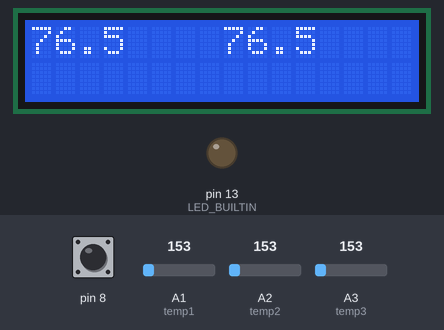
Recording of a sketch running on a simulated Arduino Uno, built with avr-gcc and run on an emulated ATmega328P. On the bench: 16×2 character LCD, output pins drawn as LEDs (lit = HIGH). The inputs (shaded band) are chosen by the test bench; at power-on: A1 (temp1) = 153, A2 (temp2) = 153, A3 (temp3) = 153, pin 8 HIGH.

Above: at 1.2 s.
1.3 s: A1 (temp1) set to 165
At 3.8 s:
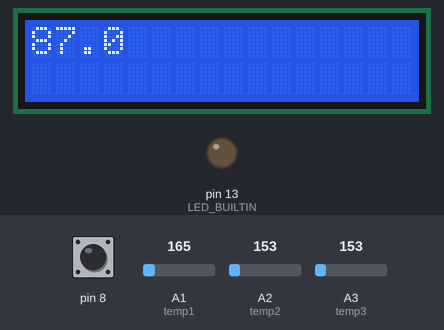
5.2 s: A2 (temp2) set to 165
At 7.8 s:
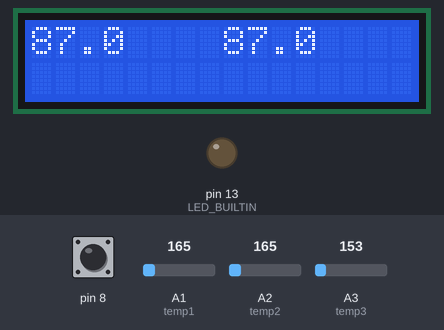
9.1 s: A3 (temp3) set to 165
At 14.8 s:
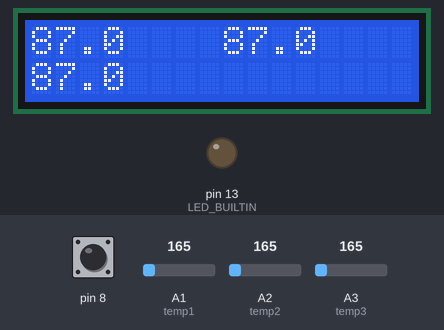
15.5 s: pin 8 pulled LOW for 3 s
At 18.9 s:
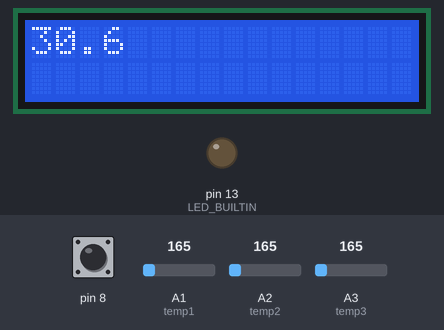
20.0 s: A1 (temp1) set to 175
At 21.4 s:
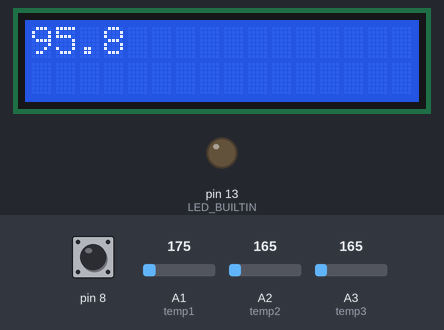
23.9 s: A2 (temp2) set to 175
At 25.9 s:
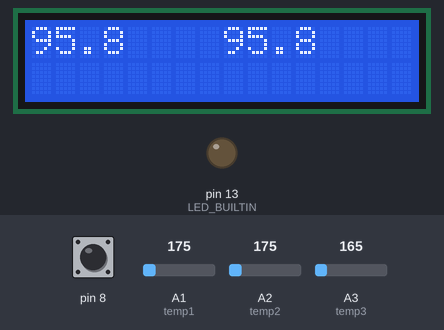
Timing chart, 0 to 27.4 s (numbered marks = the images above; inputs shaded):
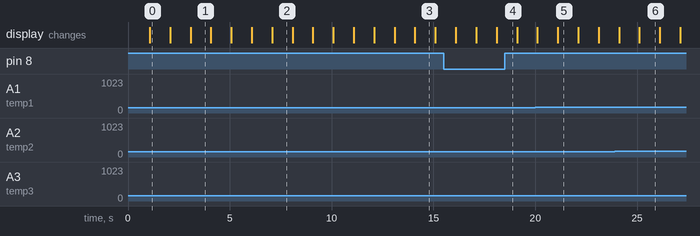

Measured:
- what the display in image 1 shows lasts 1.0 s, from 3.1 s to 4.1 s

The sketch:

temperature_measurement_system.ino
```cpp
// C++ code
//
#include <LiquidCrystal.h>
  int rs=2;
  int enable=3;
  int db4=4;
  int db5=5;
  int db6=6;
  int db7=7;


  float c1;
  float c2; // temp u celzijusima
  float c3;
  float f1;
  float f2; // temp u farenhajtima
  float f3;
  int temp1=A1; //
  int temp2=A2; // napon na senzorima
  int temp3=A3; //


	int taster;
	float vout1;
	float vout2;
	float vout3;
LiquidCrystal lcd(rs,enable,db4,db5,db6,db7);
void setup()
{
  lcd.begin(16,2);
  pinMode(temp1,INPUT);
  pinMode(temp2,INPUT);
  pinMode(temp3,INPUT);
  Serial.begin(9600);
  pinMode(LED_BUILTIN, OUTPUT);
  pinMode(8,INPUT_PULLUP);
}

void loop()
{

  taster=digitalRead(8);

  vout1=analogRead(temp1);
  c1=(((vout1/1024)*5)-0.5)*100; // pretvaranje ucitanog napona
  f1=c1*1.8 +32;				// u celzijuse potom u faranhajte

  vout2=analogRead(temp2);
  c2=(((vout2/1024)*5)-0.5)*100;
  f2=c2*1.8 +32;

  vout3=analogRead(temp3);
  c3=(((vout3/1024)*5)-0.5)*100;
  f3=c3*1.8+32;

  if(taster==0)
  {
    lcd.clear();
    lcd.print(c1,1); // jedna decimala
    delay(500);
    lcd.print("      "); // sintaksicki izgled
    delay(500);
    lcd.print(c2,1);
    delay(500);
    lcd.print(" ");
    lcd.setCursor(0,1);
    delay(500);
    lcd.print(c3,1);
    lcd.setCursor(0,0);
  }
  if(taster==1)
  {
     lcd.clear();
    lcd.print(f1,1); // jedna decimala
    delay(500);
    lcd.print("    ");
    delay(500);
    lcd.print(f2,1);
    delay(500);
    lcd.print(" ");
    lcd.setCursor(0,1);
    delay(500);
    lcd.print(f3,1);
    lcd.setCursor(0,0);
  }

  delay(1000);
}
```
